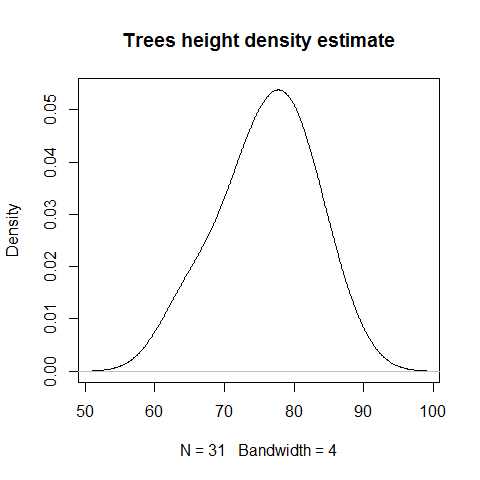

Generate this figure with R:
# Load tcltk and rpanel packages (have to be installed)
require(tcltk)
require(rpanel)

# Load trees data included in R
attach(trees)

# Define the range of the variable Height
r = diff(range(Height))

# Define function for producing a density plot
density.draw = function(panel){          # function takes 'panel' as argument
plot(density(panel$y, panel$sp),         
main = "Trees height density estimate")  # define title of the plot
panel }

# Create the control panel
density.panel = rp.control("density estimation",   
y = Height, sp = r/8)                              # define variables that shall be used by the panel object (= the density plot)

# Add a slider to the panel window
rp.slider(density.panel,          
sp,                               
from = r/40, to = r/2,            
action = density.draw,            
title = "Bandwidth")              # add a title to the slider

# Add a widget with "+" and "-" buttons
rp.doublebutton(density.panel,   
sp,                              
step = 1.03, log = T,            
range = c(r/50, NA),             
title = "Bandwidth",             
action = density.draw)           # call the function density.draw
